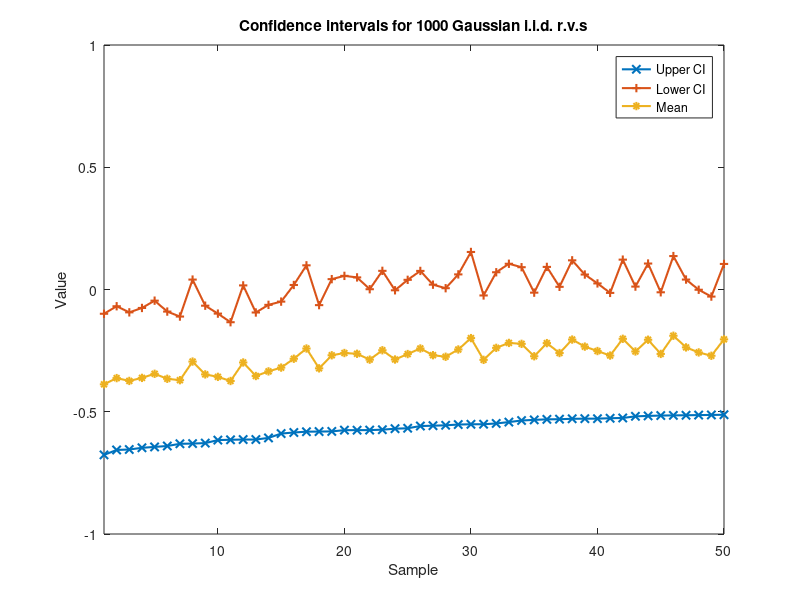

Recreate this plot in MATLAB.
close all; clear global; clearvars;

CI = zeros(1000,2);
m = zeros(1000,1);
s = zeros(1000,1);

% Count how many times mean falls out of CI
times = 0;
pvalue = 0.05;
percentile = norminv(1-pvalue/2,0,1);

for a = 1:1000
    X = randn([1 48]);
    m(a) = sum(X) / length(X);
    X1 = (X - m(a)).^2;
    s(a) = sqrt(sum(X1) / (length(X)-1));
    CI(a,1) = m(a) - percentile*s(a) / sqrt(length(X));
    CI(a,2) = m(a) + percentile*s(a) / sqrt(length(X));
    if ( m(a) < CI(a,1) || m(a) > CI(a,2) )
        times = times + 1;
    end
%     disp(a)
end

[temp, order] = sort(CI(:,1));
CI = CI(order,:);
m = m(order);

% Split CI into lower and upper bound
CI_lower = CI(:,1);
CI_upper = CI(:,2);

figure('Name', 'Confidence intervals for 1000 Gaussian i.i.d. r.v.s')
plot(CI_lower, 'Linewidth', 1.5, 'Marker', 'x');
hold on;
plot(CI_upper, 'Linewidth', 1.5, 'Marker', '+');
hold on;
plot(m, 'Linewidth', 1.5, 'Marker', '*');
title('Confidence intervals for 1000 Gaussian i.i.d. r.v.s')
xlabel('Sample'); xlim([1 50]);
ylabel('Value');
legend('Upper CI', 'Lower CI', 'Mean');
hold off;